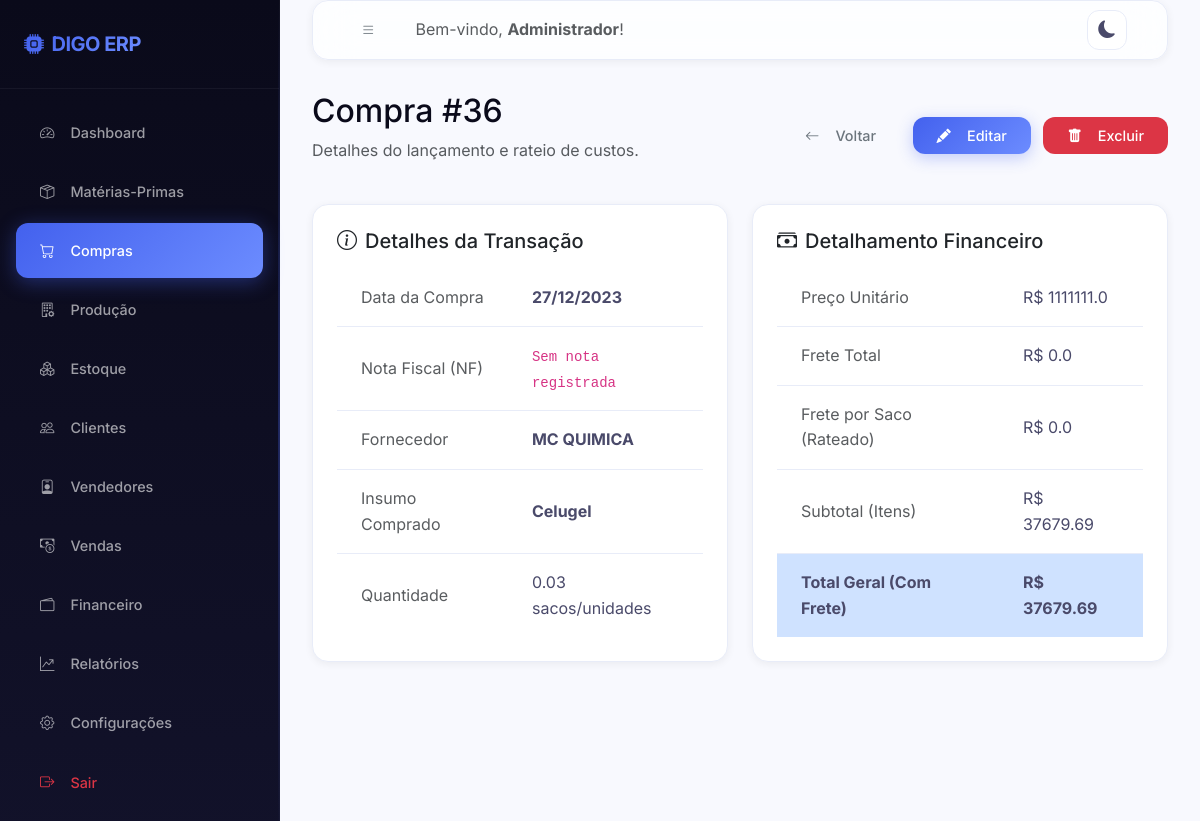
The app's page /compras/36/detalhe (signed in) with its own data.
### models/usuario.py (models this page shows, shortened)
class Usuario(UserMixin, db.Model):
    __tablename__ = 'usuarios'
    id = db.Column(db.Integer, primary_key=True)
    nome = db.Column(db.String(100), nullable=False)
    email = db.Column(db.String(150), unique=True, nullable=False)
    senha_hash = db.Column(db.String(256), nullable=False)
    perfil = db.Column(db.String(20), default='funcionario')  # admin | funcionario
    ativo = db.Column(db.Boolean, default=True)
    criado_em = db.Column(db.DateTime, default=datetime.utcnow)
    ultimo_acesso = db.Column(db.DateTime)
    logs = db.relationship('Log', backref='usuario', lazy='dynamic')
    @property
    def is_admin(self):
        return self.perfil == 'admin'

### models/compra.py (models this page shows, shortened)
class Compra(db.Model):
    __tablename__ = 'compras'
    id = db.Column(db.Integer, primary_key=True)
    data = db.Column(db.Date, nullable=False)
    fornecedor_id = db.Column(db.Integer, db.ForeignKey('fornecedores.id'), nullable=True)
    materia_prima_id = db.Column(db.Integer, db.ForeignKey('materias_primas.id'), nullable=False)
    quantidade_sacos = db.Column(db.Float, nullable=False)  # quantidade de sacos comprados
    preco_unitario = db.Column(db.Float, default=0.0)        # preço por saco
    frete_total = db.Column(db.Float, default=0.0)           # frete total da compra
    frete_por_saco = db.Column(db.Float, default=0.0)        # frete rateado por saco
    total = db.Column(db.Float, default=0.0)                  # total (sem frete)
    total_com_frete = db.Column(db.Float, default=0.0)        # total com frete
    numero_nf = db.Column(db.String(50))
    prazo_pagamento = db.Column(db.Integer, default=0)        # dias
    data_vencimento = db.Column(db.Date)
    observacoes = db.Column(db.Text)
    criado_por = db.Column(db.Integer, db.ForeignKey('usuarios.id'))
    criado_em = db.Column(db.DateTime, default=datetime.utcnow)
    materia_prima = db.relationship('MateriaPrima', backref='compras')
    conta_pagar = db.relationship('ContaPagar', backref='compra', uselist=False)

### models/fornecedor.py (models this page shows, shortened)
class Fornecedor(db.Model):
    __tablename__ = 'fornecedores'
    id = db.Column(db.Integer, primary_key=True)
    nome = db.Column(db.String(150), nullable=False)
    cnpj = db.Column(db.String(20))
    telefone = db.Column(db.String(20))
    email = db.Column(db.String(150))
    cidade = db.Column(db.String(100))
    estado = db.Column(db.String(2))
    tipo = db.Column(db.String(50))  # materia_prima | embalagem | frete | outro
    observacoes = db.Column(db.Text)
    ativo = db.Column(db.Boolean, default=True)
    criado_em = db.Column(db.DateTime, default=datetime.utcnow)
    compras = db.relationship('Compra', backref='fornecedor', lazy='dynamic')
    contas_pagar = db.relationship('ContaPagar', backref='fornecedor', lazy='dynamic')
    materias_primas = db.relationship('MateriaPrima', backref='fornecedor', lazy='dynamic')

### models/materia_prima.py (models this page shows, shortened)
class MateriaPrima(db.Model):
    __tablename__ = 'materias_primas'
    id = db.Column(db.Integer, primary_key=True)
    nome = db.Column(db.String(100), nullable=False)
    tipo = db.Column(db.String(30), nullable=False)  # celulosico|celugel|fibra|embalagem|adesivo
    peso_saco_kg = db.Column(db.Float, default=25.0)      # peso do saco comprado
    quantidade_uso_kg = db.Column(db.Float, default=0.0)  # kg consumidos por saco de produto
    preco_saco = db.Column(db.Float, default=0.0)          # preço por saco comprado
    frete_saco = db.Column(db.Float, default=0.0)          # frete rateado por saco
    custo_medio = db.Column(db.Float, default=0.0)         # custo médio calculado
    estoque_atual = db.Column(db.Float, default=0.0)       # em unidades (sacos ou pcs)
    estoque_minimo = db.Column(db.Float, default=0.0)
    fornecedor_id = db.Column(db.Integer, db.ForeignKey('fornecedores.id'), nullable=True)
    observacoes = db.Column(db.Text)
    atualizado_em = db.Column(db.DateTime, default=datetime.utcnow, onupdate=datetime.utcnow)
    movimentacoes = db.relationship('MovimentacaoEstoque', backref='materia_prima',
                                    lazy='dynamic',
                                    foreign_keys='MovimentacaoEstoque.materia_prima_id')

### routes/compras.py (the view)
@compras_bp.route('/<int:id>/detalhe')
@login_required
def detalhe(id):
    compra = Compra.query.get_or_404(id)
    return render_template('compras/detalhe.html', compra=compra)

### templates/compras/detalhe.html (shortened to what this page needs)
{% extends 'base.html' %}
{% block content %}
<div class="row mb-4 align-items-center">
    <div class="col-sm-6">
        <h2 class="font-weight-bold">Compra #{{ compra.id }}</h2>
        <p class="text-muted">Detalhes do lançamento e rateio de custos.</p>
    </div>
    <div class="col-sm-6 text-sm-end">
        <a href="{{ url_for('compras.index') }}" class="btn btn-outline-secondary me-2"><i class="bi bi-arrow-left me-2"></i>Voltar</a>
        <a href="{{ url_for('compras.editar', id=compra.id) }}" class="btn btn-primary me-2"><i class="bi bi-pencil-fill me-2"></i>Editar</a>
        <form action="{{ url_for('compras.excluir', id=compra.id) }}" method="POST" class="d-inline" onsubmit="return confirm('Deseja realmente excluir esta compra?');">
            <button type="submit" class="btn btn-danger"><i class="bi bi-trash-fill me-2"></i>Excluir</button>
        </form>
    </div>
</div>
<div class="row g-4">
    <div class="col-md-6">
        <div class="card p-4">
            <h5 class="font-weight-bold mb-3"><i class="bi bi-info-circle me-2"></i>Detalhes da Transação</h5>
            <table class="table table-sm">
                <tbody>
                    <tr>
                        <td class="text-muted">Data da Compra</td>
                        <td><strong>{{ compra.data.strftime('%d/%m/%Y') }}</strong></td>
                    </tr>
                    <tr>
                        <td class="text-muted">Nota Fiscal (NF)</td>
                        <td><code>{{ compra.numero_nf or 'Sem nota registrada' }}</code></td>
                    </tr>
                    <tr>
                        <td class="text-muted">Fornecedor</td>
                        <td><strong>{{ compra.fornecedor.nome if compra.fornecedor else 'Não informado' }}</strong></td>
                    </tr>
                    <tr>
                        <td class="text-muted">Insumo Comprado</td>
                        <td><strong>{{ compra.materia_prima.nome }}</strong></td>
                    </tr>
                    <tr>
                        <td class="text-muted">Quantidade</td>
                        <td>{{ compra.quantidade_sacos }} sacos/unidades</td>
                    </tr>
                </tbody>
            </table>
        </div>
    </div>
    <div class="col-md-6">
        <div class="card p-4">
            <h5 class="font-weight-bold mb-3"><i class="bi bi-cash-stack me-2"></i>Detalhamento Financeiro</h5>
            <table class="table table-sm">
                <tbody>
                    <tr>
                        <td class="text-muted">Preço Unitário</td>
                        <td>R$ {{ compra.preco_unitario|round(4) }}</td>
                    </tr>
                    <tr>
                        <td class="text-muted">Frete Total</td>
                        <td>R$ {{ compra.frete_total|round(2) }}</td>
                    </tr>
                    <tr>
                        <td class="text-muted">Frete por Saco (Rateado)</td>
                        <td>R$ {{ compra.frete_por_saco|round(4) }}</td>
                    </tr>
                    <tr class="table-group-divider">
                        <td class="text-muted">Subtotal (Itens)</td>
                        <td>R$ {{ compra.total|round(2) }}</td>
                    </tr>
                    <tr class="table-primary">
                        <td><strong>Total Geral (Com Frete)</strong></td>
                        <td><strong>R$ {{ compra.total_com_frete|round(2) }}</strong></td>
                    </tr>
                </tbody>
            </table>
        </div>
    </div>
</div>
{% endblock %}

### templates/base.html (shortened to what this page needs)
<!DOCTYPE html>
<html lang="pt-BR">
<head>
    <link href="https://cdn.jsdelivr.net/npm/bootstrap@5.3.0/dist/css/bootstrap.min.css" rel="stylesheet">
    <link rel="stylesheet" href="https://cdn.jsdelivr.net/npm/bootstrap-icons@1.10.5/font/bootstrap-icons.css">
    <link rel="stylesheet" href="{{ url_for('static', filename='css/style.css') }}">
</head>
<body>
    <div class="wrapper">
        <nav id="sidebar">
            <div class="sidebar-header d-flex align-items-center justify-content-between">
                <h4 class="m-0 text-white font-weight-bold"><i class="bi bi-cpu-fill me-2 text-indigo"></i>DIGO ERP</h4>
            </div>
            <ul class="list-unstyled components">
                <li class="{% if request.blueprint == 'dashboard' %}active{% endif %}">
                    <a href="{{ url_for('dashboard.index') }}"><i class="bi bi-speedometer2"></i> Dashboard</a>
                </li>
                <li class="{% if request.blueprint == 'materias_primas' %}active{% endif %}">
                    <a href="{{ url_for('materias_primas.index') }}"><i class="bi bi-box-seam"></i> Matérias-Primas</a>
                </li>
                <li class="{% if request.blueprint == 'compras' %}active{% endif %}">
                    <a href="{{ url_for('compras.index') }}"><i class="bi bi-cart"></i> Compras</a>
                </li>
                <li class="{% if request.blueprint == 'producao' %}active{% endif %}">
                    <a href="{{ url_for('producao.index') }}"><i class="bi bi-building-gear"></i> Produção</a>
                </li>
                <li class="{% if request.blueprint == 'estoque' %}active{% endif %}">
                    <a href="{{ url_for('estoque.index') }}"><i class="bi bi-boxes"></i> Estoque</a>
                </li>
                <li class="{% if request.blueprint == 'clientes' %}active{% endif %}">
                    <a href="{{ url_for('clientes.index') }}"><i class="bi bi-people"></i> Clientes</a>
                </li>
                <li class="{% if request.blueprint == 'vendedores' %}active{% endif %}">
                    <a href="{{ url_for('vendedores.index') }}"><i class="bi bi-person-badge"></i> Vendedores</a>
                </li>
                <li class="{% if request.blueprint == 'vendas' %}active{% endif %}">
                    <a href="{{ url_for('vendas.index') }}"><i class="bi bi-cash-coin"></i> Vendas</a>
                </li>
                <li class="{% if request.blueprint == 'financeiro' %}active{% endif %}">
                    <a href="{{ url_for('financeiro.index') }}"><i class="bi bi-wallet2"></i> Financeiro</a>
                </li>
                <li class="{% if request.blueprint == 'relatorios' %}active{% endif %}">
                    <a href="{{ url_for('relatorios.index') }}"><i class="bi bi-graph-up-arrow"></i> Relatórios</a>
                </li>
                {% if current_user.is_admin %}
                <li class="{% if request.blueprint == 'configuracoes' %}active{% endif %}">
                    <a href="{{ url_for('configuracoes.index') }}"><i class="bi bi-gear"></i> Configurações</a>
                </li>
                {% endif %}
                <li>
                    <a href="{{ url_for('auth.logout') }}" class="text-danger"><i class="bi bi-box-arrow-right text-danger"></i> Sair</a>
                </li>
            </ul>
        </nav>
        <div id="content">
            <nav class="navbar navbar-expand-lg card mb-4 p-2 d-flex flex-row align-items-center justify-content-between">
                <div class="d-flex align-items-center">
                    <button type="button" id="sidebarCollapse" class="btn btn-outline-secondary me-3">
                        <i class="bi bi-list"></i>
                    </button>
                    <span class="navbar-text d-none d-md-inline text-muted">Bem-vindo, <strong>{{ current_user.nome }}</strong>!</span>
                </div>
                <div class="d-flex align-items-center">
                    <button class="theme-toggle-btn me-3" id="themeToggle" title="Alternar Tema">
                    </button>
                </div>
            </nav>
            <div class="container-fluid p-0 fade-in">
                {% block content %}{% endblock %}
            </div>
        </div>
    </div>
</body>
</html>

### records on screen
Usuario: nome "Administrador"
Compra: id "36", data "27/12/2023", numero_nf "Sem nota registrada", quantidade_sacos "0.03", preco_unitario "1111111.0", frete_total "0.0", frete_por_saco "0.0", total "37679.69", total_com_frete "37679.69"
Fornecedor: fornecedor "MC QUIMICA"
MateriaPrima: materia_prima.nome "Celugel"
